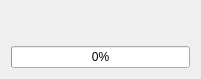
<?xml version="1.0" encoding="UTF-8"?>
<ui version="4.0">
 <class>Dialog</class>
 <widget class="QDialog" name="Dialog">
  <property name="geometry">
   <rect>
    <x>0</x>
    <y>0</y>
    <width>201</width>
    <height>79</height>
   </rect>
  </property>
  <property name="windowTitle">
   <string>LogMerger</string>
  </property>
  <property name="modal">
   <bool>true</bool>
  </property>
  <layout class="QVBoxLayout" name="verticalLayout">
   <item>
    <widget class="QLabel" name="progressLabel">
     <property name="text">
      <string/>
     </property>
    </widget>
   </item>
   <item>
    <widget class="QProgressBar" name="progressBar">
     <property name="value">
      <number>0</number>
     </property>
    </widget>
   </item>
  </layout>
 </widget>
 <resources/>
 <connections/>
</ui>
